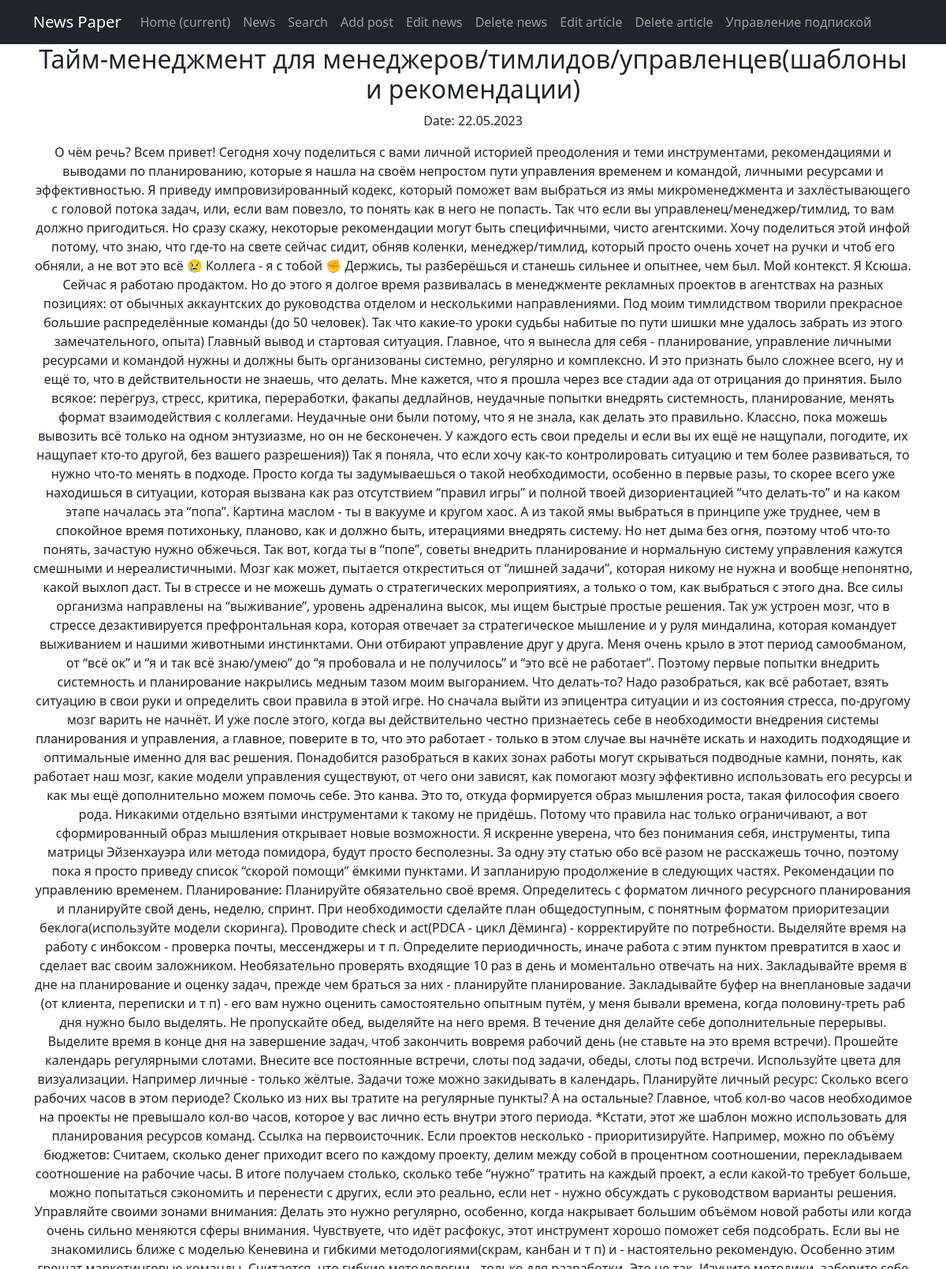
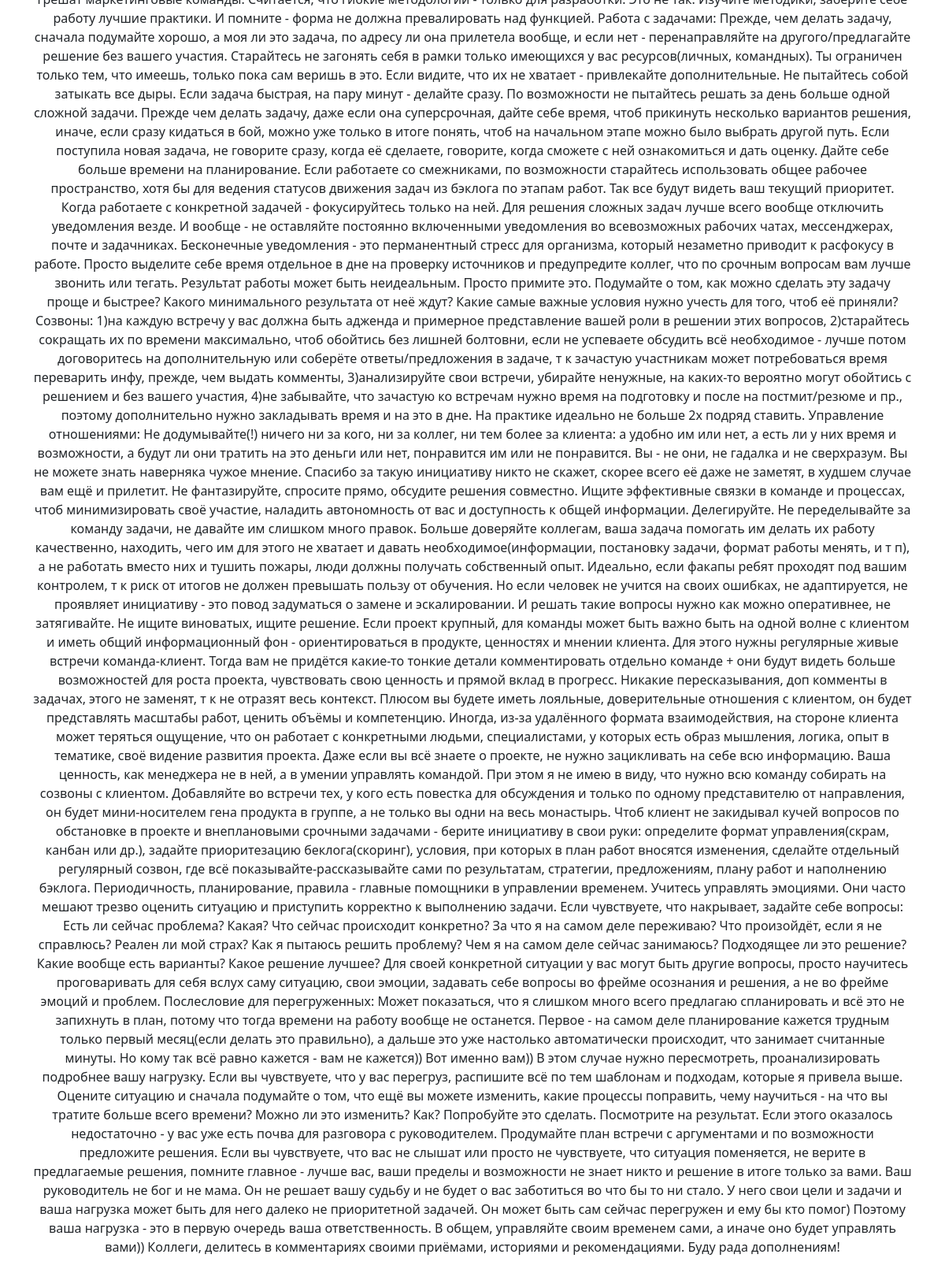
Page /news/76/ on the committed database (2 pictures, top to bottom).
### news/models.py (models this page shows, shortened)
class Post(models.Model):
    news = "N"
    article = "A"
    KIND_OF_POST = [
        (news, 'новость'),
        (article, 'статья')
    ]
    author = models.ForeignKey(Author, on_delete=models.CASCADE, related_name='posts')
    kind = models.CharField(max_length=1, choices=KIND_OF_POST)
    add_time = models.DateTimeField(auto_now_add=True)
    category = models.ManyToManyField(Category, "PostCategory")
    temporary_categories = models.ManyToManyField(Category, related_name="temporary_posts")
    title = models.CharField(max_length=255)
    content = models.TextField()
    content_rating = models.IntegerField(default=0)
    comments = models.ManyToManyField('Comment', related_name='post_comments')

### news/views.py (the view)
# urls.py: path('<int:pk>/', NewsDetailView.as_view(), name='news_detail'),
class NewsDetailView(DetailView):
    model = Post
    template_name = 'news_detail.html'
    context_object_name = 'post'

### templates/news_detail.html
{% extends 'flatpages/default.html' %}
{% block content %}
    <h2>{{ post.title }}</h2>
    <p>Date: {{ post.add_time|date:"d.m.Y" }}</p>
    <p>{{ post.content }}</p>
{% endblock %}

### rows in the picture
Post: title "Тайм-менеджмент для менеджеров/тимлидов/управленцев(шаблоны и рекомендации)", add_time "22.05.2023", content "О чём речь? Всем привет! Сегодня хочу поделиться с вами личной историей преодоления и теми инструментами, рекомендациями и выводами по планированию, которые я нашла на своём непростом пути управления временем и командой, личными ресурсами и эффективностью. Я приведу импровизированный кодекс, который поможет вам выбраться из ямы микроменеджмента и захлёстывающего с головой потока задач, или, если вам повезло, то понять как в него не попасть. Так что если вы управленец/менеджер/тимлид, то вам должно пригодиться. Но сразу скажу, некоторые рекомендации могут быть специфичными, чисто агентскими. Хочу поделиться этой инфой потому, что знаю, что где-то на свете сейчас сидит, обняв коленки,…"
